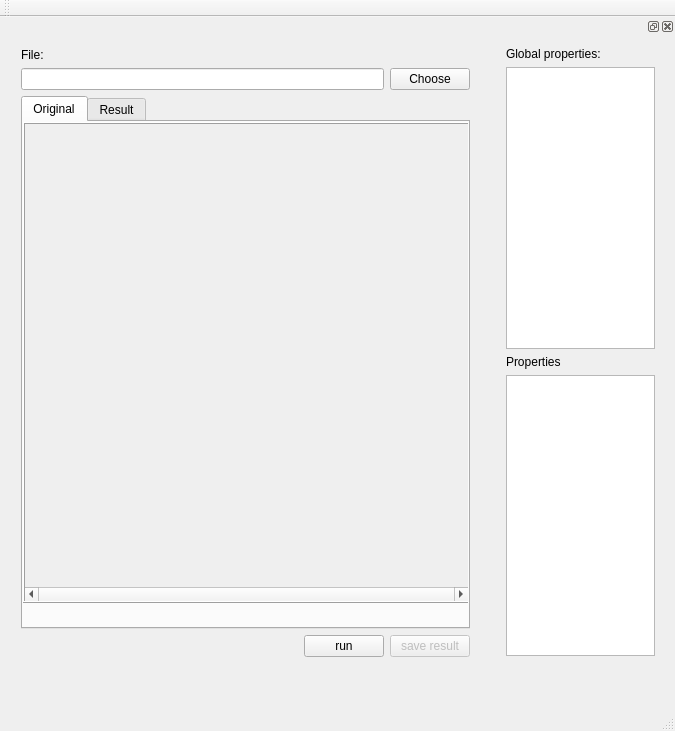
<?xml version="1.0" encoding="UTF-8"?>
<ui version="4.0">
 <class>MainWindow</class>
 <widget class="QMainWindow" name="MainWindow">
  <property name="geometry">
   <rect>
    <x>0</x>
    <y>0</y>
    <width>675</width>
    <height>731</height>
   </rect>
  </property>
  <property name="windowTitle">
   <string>MainWindow</string>
  </property>
  <widget class="QWidget" name="centralWidget">
   <widget class="QWidget" name="verticalLayoutWidget_2">
    <property name="geometry">
     <rect>
      <x>10</x>
      <y>20</y>
      <width>471</width>
      <height>631</height>
     </rect>
    </property>
    <layout class="QVBoxLayout" name="verticalLayout_2">
     <item>
      <layout class="QVBoxLayout" name="verticalLayout">
       <item>
        <widget class="QLabel" name="label">
         <property name="text">
          <string>File:</string>
         </property>
        </widget>
       </item>
       <item>
        <layout class="QHBoxLayout" name="horizontalLayout">
         <item>
          <widget class="QLineEdit" name="txbFilePath"/>
         </item>
         <item>
          <widget class="QPushButton" name="btnChoose">
           <property name="text">
            <string>Choose</string>
           </property>
          </widget>
         </item>
        </layout>
       </item>
      </layout>
     </item>
     <item>
      <widget class="QTabWidget" name="tabMain">
       <property name="sizePolicy">
        <sizepolicy hsizetype="Ignored" vsizetype="Expanding">
         <horstretch>0</horstretch>
         <verstretch>0</verstretch>
        </sizepolicy>
       </property>
       <property name="currentIndex">
        <number>0</number>
       </property>
       <widget class="QWidget" name="original">
        <attribute name="title">
         <string>Original</string>
        </attribute>
        <widget class="QScrollArea" name="inputArea">
         <property name="geometry">
          <rect>
           <x>0</x>
           <y>0</y>
           <width>461</width>
           <height>481</height>
          </rect>
         </property>
         <property name="frameShape">
          <enum>QFrame::Box</enum>
         </property>
         <property name="frameShadow">
          <enum>QFrame::Raised</enum>
         </property>
         <property name="verticalScrollBarPolicy">
          <enum>Qt::ScrollBarAlwaysOn</enum>
         </property>
         <property name="horizontalScrollBarPolicy">
          <enum>Qt::ScrollBarAlwaysOn</enum>
         </property>
         <property name="widgetResizable">
          <bool>true</bool>
         </property>
         <property name="alignment">
          <set>Qt::AlignCenter</set>
         </property>
         <widget class="QWidget" name="scrollAreaWidgetContents">
          <property name="geometry">
           <rect>
            <x>0</x>
            <y>0</y>
            <width>444</width>
            <height>464</height>
           </rect>
          </property>
          <widget class="QLabel" name="inputLabel">
           <property name="geometry">
            <rect>
             <x>0</x>
             <y>0</y>
             <width>451</width>
             <height>471</height>
            </rect>
           </property>
           <property name="sizePolicy">
            <sizepolicy hsizetype="Ignored" vsizetype="Ignored">
             <horstretch>0</horstretch>
             <verstretch>0</verstretch>
            </sizepolicy>
           </property>
           <property name="text">
            <string/>
           </property>
          </widget>
         </widget>
        </widget>
       </widget>
       <widget class="QWidget" name="result">
        <attribute name="title">
         <string>Result</string>
        </attribute>
        <widget class="QScrollArea" name="outputArea">
         <property name="geometry">
          <rect>
           <x>0</x>
           <y>0</y>
           <width>461</width>
           <height>481</height>
          </rect>
         </property>
         <property name="frameShape">
          <enum>QFrame::Box</enum>
         </property>
         <property name="frameShadow">
          <enum>QFrame::Plain</enum>
         </property>
         <property name="verticalScrollBarPolicy">
          <enum>Qt::ScrollBarAlwaysOn</enum>
         </property>
         <property name="horizontalScrollBarPolicy">
          <enum>Qt::ScrollBarAlwaysOn</enum>
         </property>
         <property name="widgetResizable">
          <bool>true</bool>
         </property>
         <property name="alignment">
          <set>Qt::AlignCenter</set>
         </property>
         <widget class="QWidget" name="scrollAreaWidgetContents_2">
          <property name="geometry">
           <rect>
            <x>0</x>
            <y>0</y>
            <width>444</width>
            <height>464</height>
           </rect>
          </property>
          <widget class="QLabel" name="outputLabel">
           <property name="geometry">
            <rect>
             <x>0</x>
             <y>0</y>
             <width>451</width>
             <height>471</height>
            </rect>
           </property>
           <property name="sizePolicy">
            <sizepolicy hsizetype="Ignored" vsizetype="Ignored">
             <horstretch>0</horstretch>
             <verstretch>0</verstretch>
            </sizepolicy>
           </property>
           <property name="text">
            <string/>
           </property>
          </widget>
         </widget>
        </widget>
       </widget>
      </widget>
     </item>
     <item>
      <layout class="QHBoxLayout" name="horizontalLayout_2">
       <item>
        <spacer name="horizontalSpacer">
         <property name="orientation">
          <enum>Qt::Horizontal</enum>
         </property>
         <property name="sizeHint" stdset="0">
          <size>
           <width>40</width>
           <height>20</height>
          </size>
         </property>
        </spacer>
       </item>
       <item>
        <widget class="QPushButton" name="psbRun">
         <property name="text">
          <string>run</string>
         </property>
        </widget>
       </item>
       <item>
        <widget class="QPushButton" name="btnSave">
         <property name="enabled">
          <bool>false</bool>
         </property>
         <property name="text">
          <string>save result</string>
         </property>
        </widget>
       </item>
      </layout>
     </item>
    </layout>
   </widget>
  </widget>
  <widget class="QMenuBar" name="menuBar">
   <property name="geometry">
    <rect>
     <x>0</x>
     <y>0</y>
     <width>675</width>
     <height>29</height>
    </rect>
   </property>
  </widget>
  <widget class="QToolBar" name="mainToolBar">
   <attribute name="toolBarArea">
    <enum>TopToolBarArea</enum>
   </attribute>
   <attribute name="toolBarBreak">
    <bool>false</bool>
   </attribute>
  </widget>
  <widget class="QStatusBar" name="statusBar"/>
  <widget class="QDockWidget" name="dockWidget">
   <property name="sizePolicy">
    <sizepolicy hsizetype="Fixed" vsizetype="Fixed">
     <horstretch>0</horstretch>
     <verstretch>0</verstretch>
    </sizepolicy>
   </property>
   <property name="minimumSize">
    <size>
     <width>190</width>
     <height>41</height>
    </size>
   </property>
   <property name="maximumSize">
    <size>
     <width>190</width>
     <height>524287</height>
    </size>
   </property>
   <attribute name="dockWidgetArea">
    <number>2</number>
   </attribute>
   <widget class="QWidget" name="dockWidgetContents">
    <widget class="QWidget" name="verticalLayoutWidget">
     <property name="geometry">
      <rect>
       <x>10</x>
       <y>0</y>
       <width>171</width>
       <height>631</height>
      </rect>
     </property>
     <layout class="QVBoxLayout" name="verticalLayout_3">
      <item>
       <widget class="QLabel" name="label_2">
        <property name="text">
         <string>Global properties:</string>
        </property>
       </widget>
      </item>
      <item>
       <widget class="PropertyTreeView" name="globalProperties"/>
      </item>
      <item>
       <widget class="QLabel" name="label_3">
        <property name="text">
         <string>Properties</string>
        </property>
       </widget>
      </item>
      <item>
       <widget class="PropertyTreeView" name="runProperties"/>
      </item>
     </layout>
    </widget>
   </widget>
  </widget>
 </widget>
 <layoutdefault spacing="6" margin="11"/>
 <customwidgets>
  <customwidget>
   <class>PropertyTreeView</class>
   <extends>QTreeView</extends>
   <header>propertytreeview.h</header>
  </customwidget>
 </customwidgets>
 <resources/>
 <connections/>
</ui>
